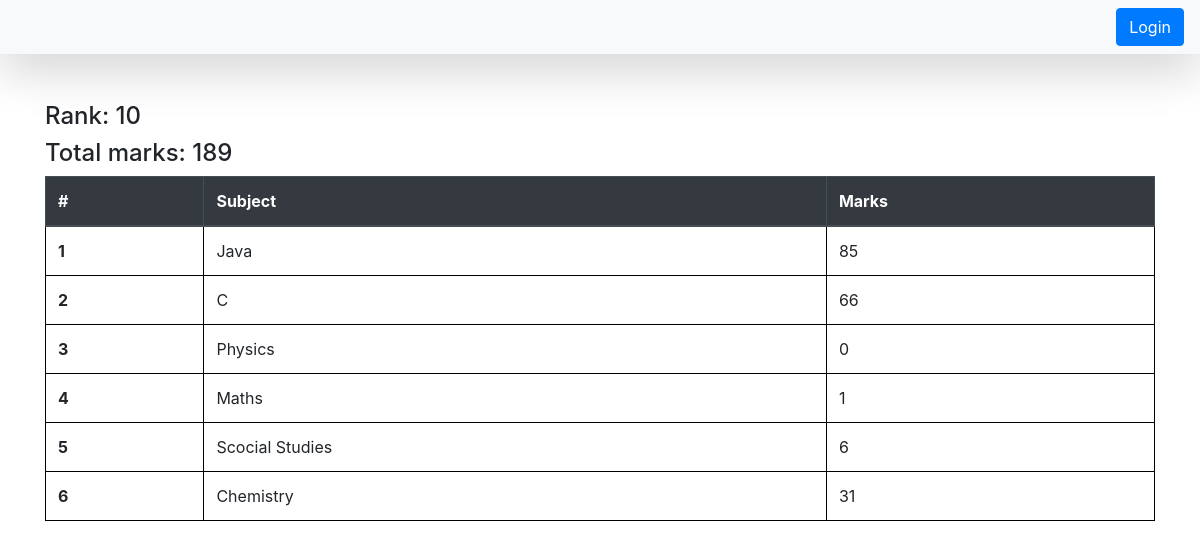
/see_marks/STU-936/, run on the app's committed database.
### student/models.py (models this page shows, shortened)
class SubjectMarks(models.Model):
    student = models.ForeignKey(Student, related_name='studentmarks', on_delete=models.CASCADE)
    subject = models.ForeignKey(Subject, on_delete=models.CASCADE)
    marks = models.IntegerField()
    class Meta:
        unique_together = ['student', 'subject']

class Subject(models.Model):
    subject_name = models.CharField(max_length=100)

### student/views.py (the view)
# urls.py: path('see_marks/<student_id>/', see_marks, name="see_marks")
def see_marks(request, student_id):
    queryset = SubjectMarks.objects.filter(student__student_id__student_id=student_id)
    total_marks = queryset.aggregate(total_marks=Sum('marks'))
    ranks = Student.objects.annotate(marks=Sum('studentmarks__marks')).order_by('-marks')
    i = 1
    current_rank = -1
    for rank in ranks:
        if student_id == rank.student_id.student_id:
            current_rank = i
            break
        i+=1
    return render(request, 'see_marks.html', {'queryset': queryset, 'total_marks': total_marks, 'current_rank': current_rank})

### student/templates/see_marks.html
{% extends 'home/index.html' %}
{% block start%}
<div class="container mt-5">
    <h4>Rank: {{current_rank}}</h4>
    <h4>Total marks: {{total_marks.total_marks}}</h4>
    <table class="table">
        <thead class="thead-dark">
        <tr>
            <th scope="col">#</th>
            <th scope="col">Subject</th>
            <th scope="col">Marks</th>
        </tr>
        </thead>
        <tbody>
            {% for marks in queryset %}
        <tr>
            <th scope="row">{{forloop.counter}}</th>
            <td>{{marks.subject.subject_name}}</td>
            <td>{{marks.marks}}</td>
        </tr>
        {% endfor %}
        </tbody>
    </table>
{% endblock %}

### home/templates/home/index.html (style rules this page uses)
table, th, td { border: 1px solid black; }

### data on the page
SubjectMarks: subject.subject_name "Java", marks "85"
SubjectMarks: subject.subject_name "C", marks "66"
SubjectMarks: subject.subject_name "Physics", marks "0"
SubjectMarks: subject.subject_name "Maths", marks "1"
SubjectMarks: subject.subject_name "Scocial Studies", marks "6"
SubjectMarks: subject.subject_name "Chemistry", marks "31"

### other printed values
{{ current_rank }} "10"
{{ total_marks.total_marks }} "189"
